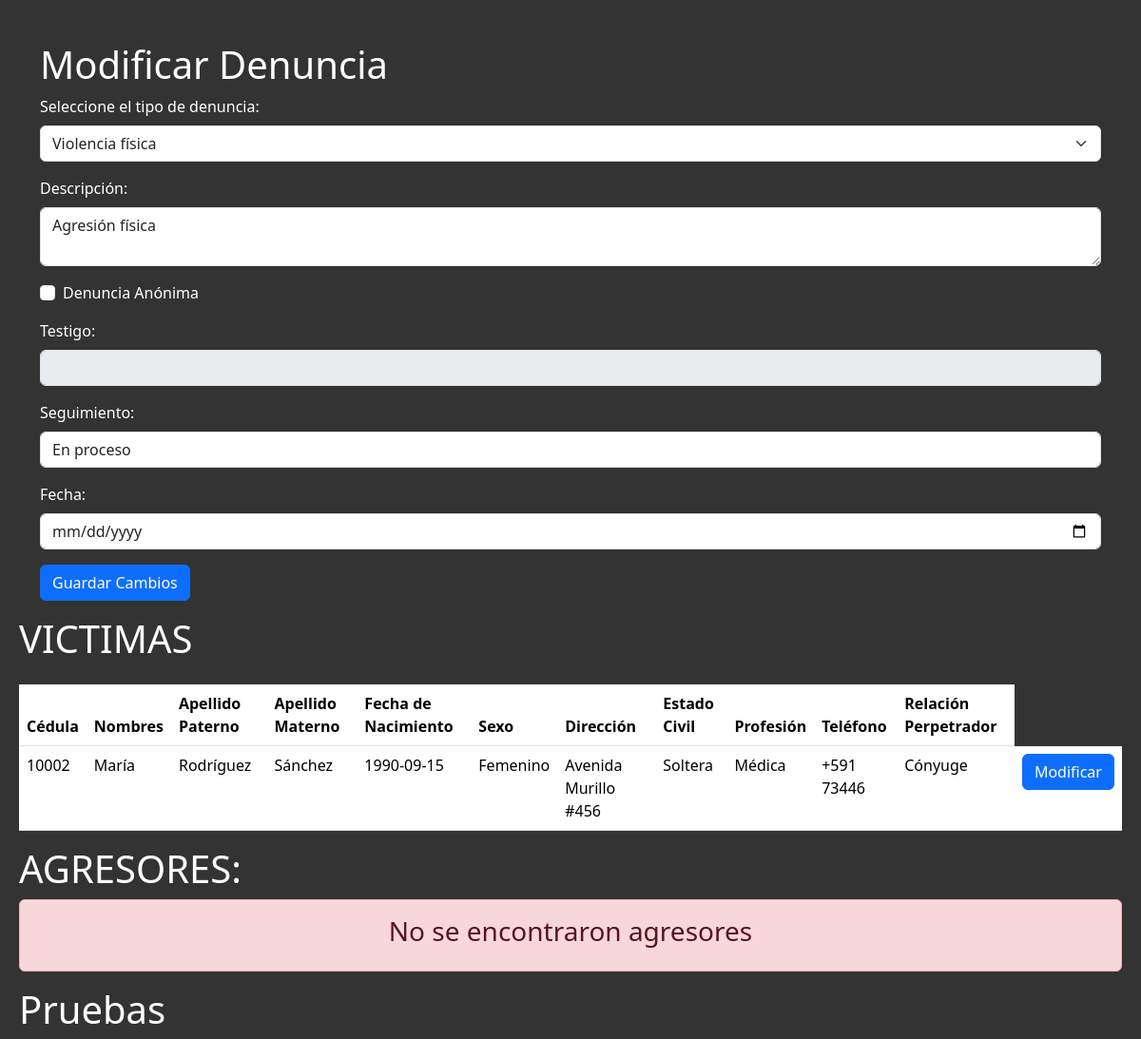
Page /controlador/denunciaModificar.php?cod=1 (upper part) on the earlier database version.
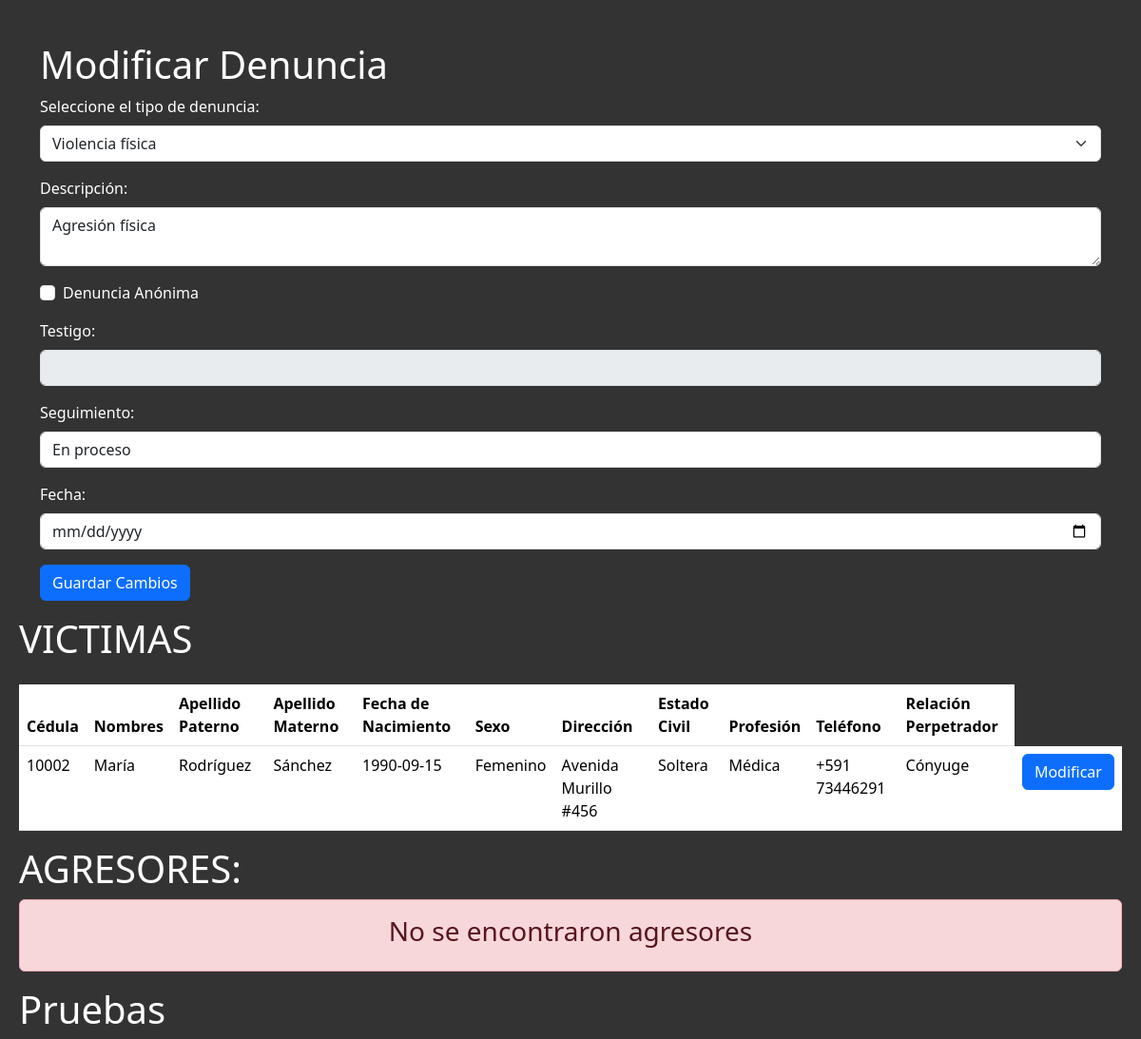
Same page on the later database version.
### tables this page shows
CREATE TABLE `victima` (
  `ci` int(11) NOT NULL,
  `relacion_perpetrador` varchar(70) DEFAULT NULL,
  `codDenuncia` int(11) DEFAULT NULL
);

CREATE TABLE `persona` (
  `ci` int(11) NOT NULL,
  `nombre` varchar(20) DEFAULT NULL,
  `apePaterno` varchar(20) DEFAULT NULL,
  `apeMaterno` varchar(20) DEFAULT NULL,
  `fechaNaci` date DEFAULT NULL,
  `sexo` varchar(20) DEFAULT NULL,
  `direccion` varchar(90) DEFAULT NULL,
  `estado_civil` varchar(20) DEFAULT NULL,
  `profesion` varchar(40) DEFAULT NULL
);

### modelo/VictimaClase.php (called while the page is built, shortened)
<?php
class Victima{
    private $codDenuncia;
    public function lista_especifica_denuncia(){
        $db=new Conexion();
        $sql=$db->query("SELECT * FROM victima where codDenuncia=$this->codDenuncia");
        return ($sql);
    }
    public function setCodDenuncia($codDenuncia){
        $this->codDenuncia=$codDenuncia;
    }
}
?>

### modelo/PersonaClase.php (called while the page is built, shortened)
<?php
class Persona{
    private $ci;
    public function lista(){
        $db=new Conexion();
        $sql=$db->query("SELECT * FROM persona");
        return ($sql);
    }public function lista_especifica(){
        $db=new Conexion();
        $sql=$db->query("SELECT * FROM persona where ci=$this->ci");
        return ($sql);
    }
    public function setCi($ci) {
        $this->ci = $ci;
    }
}
?>

### controlador/denunciaModificar.php (the view, shortened to what the changed rows need)
<?php
$cod = $_GET['cod'];
include("../vista/Reporte_denuncias/denunciaModificar.php");
include("../modelo/VictimaClase.php");
include("../modelo/PersonaClase.php");
$carVictima=new Victima("","",$cod);
$resVictima = $carVictima->lista_especifica_denuncia();
echo "<h1>VICTIMAS</h1>";
if ($resVictima->num_rows > 0) {
    echo '<table class="table mt-4">';
    echo '<thead class="thead-dark">';
    echo '<tr>';
    echo '<th scope="col">Cédula</th>';
    echo '<th scope="col">Nombres</th>';
    echo '<th scope="col">Apellido Paterno</th>';
    echo '<th scope="col">Apellido Materno</th>';
    echo '<th scope="col">Fecha de Nacimiento</th>';
    echo '<th scope="col">Sexo</th>';
    echo '<th scope="col">Dirección</th>';
    echo '<th scope="col">Estado Civil</th>';
    echo '<th scope="col">Profesión</th>';
    echo '<th scope="col">Teléfono</th>';
    echo '<th scope="col">Relación Perpetrador</th>';
    echo '</tr>';
    echo '</thead>';
    echo '<tbody>';
    while ($rowVictima = $resVictima->fetch_assoc()) {
        $ci = $rowVictima['ci'];
        $carPer = new Persona($ci, "", "", "", "","","","","","");
        $resPer = $carPer->lista_especifica();
        $regPer = $resPer->fetch_assoc();
        $nombres = $regPer['nombre'];
        $apellidoP = $regPer['apePaterno'];
        $apellidoM = $regPer['apeMaterno'];
        $fechaNacimiento = $regPer['fechaNaci'];
        $sexo = $regPer['sexo'];
        $direccion = $regPer['direccion'];
        $estadoCivil = $regPer['estado_civil'];
        $profesion = $regPer['profesion'];
        $telefono = $regPer['telefono'];
        $relacion = $rowVictima['relacion_perpetrador'];
        echo '<tr>';
        echo '<td>' . $ci . '</td>';
        echo '<td>' . $nombres . '</td>';
        echo '<td>' . $apellidoP . '</td>';
        echo '<td>' . $apellidoM . '</td>';
        echo '<td>' . $fechaNacimiento . '</td>';
        echo '<td>' . $sexo . '</td>';
        echo '<td>' . $direccion . '</td>';
        echo '<td>' . $estadoCivil . '</td>';
        echo '<td>' . $profesion . '</td>';
        echo '<td>' . $telefono . '</td>';
        echo '<td>' . $relacion . '</td>';
        echo '<td><a href="victimaModificar.php?ci=' . $ci . '&cod=' . $cod . '" class="btn btn-primary">Modificar</a></td>';
        echo '</tr>';
    }
    echo '</tbody>';
    echo '</table>';
} else {
    echo "<div style='text-align: center;' class='alert alert-danger' role='alert'>";
    echo "<h3>No se encontraron victimas</h3></div>";
}
echo "<h1>AGRESORES: </h1>";
echo "<h1>Pruebas</h1>";
?>
</body>
</html>

Differences in the rows shown:
changed through a linked row, victima "Cónyuge": ci.telefono "+591 73446" → "+591 73446291"
